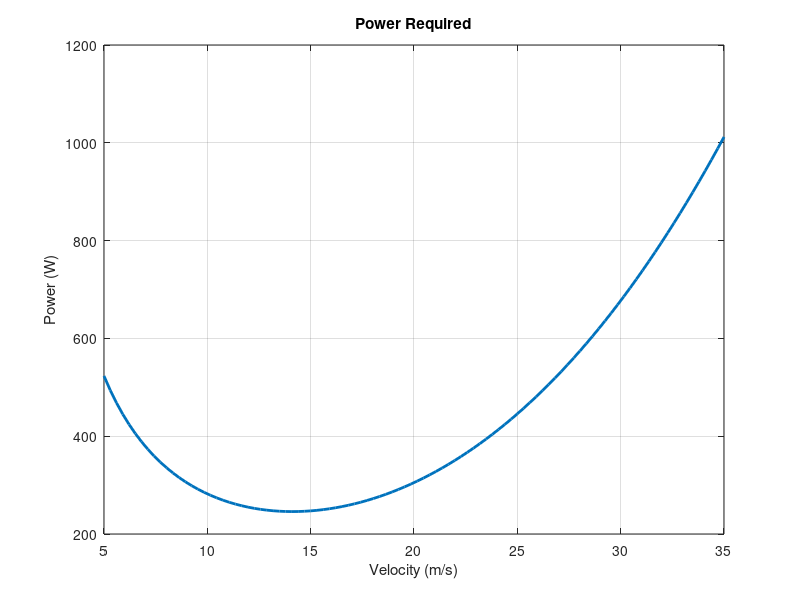

The MATLAB script that drew this image:
V = linspace(5,35,100);

rho = 1.225;

S = 1.19;

W = 20*9.81;

AR = 7.6;

e = 0.85;

CD0 = 0.03;

CL = W./(0.5*rho*V.^2*S);

k = 1/(pi*AR*e);

CD = CD0 + k*CL.^2;

Drag = 0.5*rho*V.^2*S.*CD;

Power = Drag.*V;

figure

plot(V,Power,'LineWidth',2)

xlabel('Velocity (m/s)')
ylabel('Power (W)')
grid on
title('Power Required')

saveas(gcf, 'PowerRequired.png');
